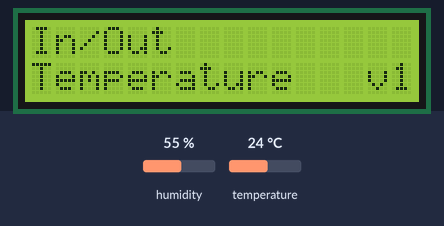
Simulated run of this sketch. Board: Arduino Uno, built with avr-gcc and run on an emulated ATmega328P. Shown: 16×2 character LCD. Inputs (shaded band) come from the test bench; at power-on: humidity 55 %, temperature 24 °C. WiFi joins after 1.5 s; servers stay silent unless stated; uploads are accepted with an empty reply.

Above: at 1.6 s.
At 3.8 s:
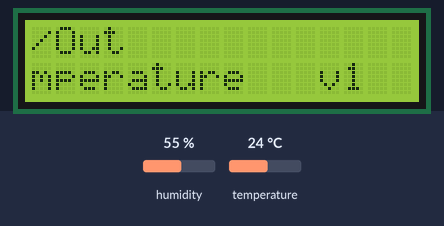
At 6.1 s:
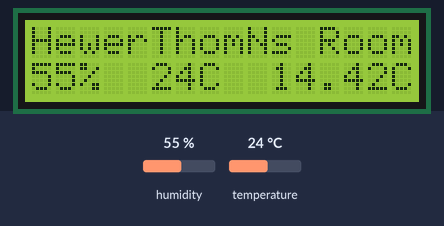
At 8.3 s:
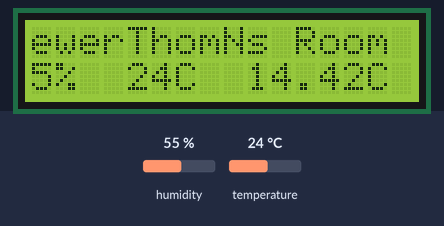
At 10.4 s:
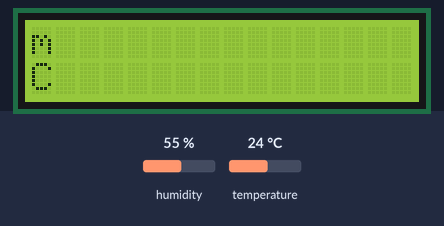
At 15.28 s:
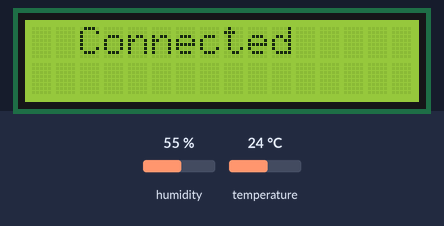

Measured:
- what the display in image 0 shows lasts 2.0 s, from 1.6 s to 3.6 s
- what the display in image 2 shows lasts 2.2 s, from 6.0 s to 8.2 s

The sketch:

InOutTemperature.ino
```cpp
// (licence header left out)
/*
* InOut Temperature
*
* This sketch reads the temperature and humidity from DHT11`s sensor and connects to a website using
* an Arduino Wiznet Ethernet shiel and display content in a LCD display.
*
* Circuit:
*  Ethernet shield attached to pins 10, 11, 12, 13
*  LCD Matrix 16x2 attachedto pins 2, 3, 4, 5, 6, 8
*  Sensor DHT11 attached to pin 9
*/


#include <SPI.h>
#include <Ethernet.h>
#include <LiquidCrystal.h>
#include <dht11.h>

dht11 DHT11;
#define DHT11PIN 9

long updateFrequency = 5 * 60000; // 60000 = 1 minute

int TempLocal       = 0;
int HumidityLocal   = 0;
float DewPointLocal = 0.0;

byte mac[]    = { 0xDE, 0xAD, 0xBE, 0xEF, 0xFE, 0xED };
char server[] = "hewertho.mn";    // name address
// Initialize the Ethernet client library
EthernetClient client;

// Initialize the LCD Matrix
LiquidCrystal lcd(8,6,5,4,3,2);

// Variables for content
char city[16];
char temp[11];
char time[5];

boolean hasStats = false; // until this is true default text will be displed

void setup() {
  lcd.begin(16, 2);
  Ethernet.begin(mac);

  printDefaultText();
}

void loop() {
  showInternalTemperature();
  showExternalTemperature();
}

void showInternalTemperature() {
  printLocalName();

  int chk = DHT11.read(DHT11PIN);
  switch(chk) {
    case DHTLIB_OK:
      printHumidityLocal();
      printTemperatureLocal();
      printDewPointLocal();
      break;

   case DHTLIB_ERROR_CHECKSUM:
     printChecksumError();
     break;

   case DHTLIB_ERROR_TIMEOUT:
     printTimeoutError();
     break;

   default:
     printUnknownError();
     break;
   }

   delay(2222);

   scrollText();
}

void printLocalName() {
 lcd.clear();
 lcd.home();
 lcd.println("HewerThomNs Room");
}

void printHumidityLocal() {
   HumidityLocal = (int) DHT11.humidity;

   lcd.setCursor(0, 2);
   lcd.print(HumidityLocal);
   lcd.print("%  ");
 }

 void printTemperatureLocal() {
   TempLocal = (int) DHT11.temperature;

   lcd.setCursor(5,2);
   lcd.print(TempLocal);
   lcd.print("C ");
 }

 void printDewPointLocal() {
  DewPointLocal = dewPoint(TempLocal, HumidityLocal);

  lcd.setCursor(10,2);
  lcd.print(DewPointLocal);
  lcd.print("C");
 }

 void printChecksumError() {
    lcd.setCursor(0,2);
    lcd.println("#Checksum Error");
 }

 void printTimeoutError() {
    lcd.setCursor(0,2);
    lcd.println("#Timeout Error");
 }

 void printUnknownError() {
   lcd.setCursor(0, 2);
   lcd.println("#Unknown Error");
 }

 // dewPoint function NOAA
// reference: http://wahiduddin.net/calc/density_algorithms.htm
double dewPoint(double celsius, double humidity)
{
        double RATIO = 373.15 / (273.15 + celsius);  // RATIO was originally named A0, possibly confusing in Arduino context
        double SUM = -7.90298 * (RATIO - 1);
        SUM += 5.02808 * log10(RATIO);
        SUM += -1.3816e-7 * (pow(10, (11.344 * (1 - 1/RATIO ))) - 1) ;
        SUM += 8.1328e-3 * (pow(10, (-3.49149 * (RATIO - 1))) - 1) ;
        SUM += log10(1013.246);
        double VP = pow(10, SUM - 3) * humidity;
        double T = log(VP/0.61078);   // temp var
        return (241.88 * T) / (17.558 - T);
}

void showExternalTemperature() {
  updateInformation();

  if(hasStats) {
    printTemperature();
  } else {
    printDefaultText();
  }

  delay(updateFrequency);

  scrollText();
}

/**
 *  Update the status
 */
void updateInformation() {
  lcd.println("Connecting...   ");

  if(client.connect(server, 80)) {
    lcd.println("Connected       ");
    sendRequest(client);
  } else {
    lcd.println("Connection failed");
    return;
  }

  extractData(client);
  client.stop();
}

/**
* Send the request to server
*/
void sendRequest(EthernetClient client) {
  // Make a HTTP request:
  client.print("GET /api/duino/inout.php?T=");
  client.print(TempLocal);
  client.print("&H=");
  client.print(HumidityLocal);
  client.print("&D=");
  client.print(DewPointLocal);
  client.println(" HTTP/1.1");
  client.println("Host: hewertho.mn");
  client.println("User-Agent: hewerthomn-Arduino");
  client.println("Connection: close");
  client.println();
}

/**
 * Extract the data and set the variables
 */
 void extractData(EthernetClient client) {
   char currentValue[16];
   boolean dataFlag = false; // True if data has started
   boolean endFlag = false; // True if data is reached
   int j = 0;
   int i = 0;

    while(client.connected() && !endFlag) {
      char c = client.read();
      if(c == '<') {
        dataFlag = true;
        hasStats = true;
      }
      else if(dataFlag && c == '>') { // End of data
        setStatValue(j, currentValue);
        endFlag = true;
      }
      else if(dataFlag && c == '|') { // Next dataset
        setStatValue(j++, currentValue);
        char currentValue[7];
        i=0;
      }
      else if(dataFlag) { // Data
        currentValue[i++] = c;
      }
    }
}

/**
* set a simple stat value depending on the position in the string returned
* @param integer position
* @param string value
*/
void setStatValue(int position, char value[]) {

  switch(position) {
    case 0:
      for(int i=0; i<16; i++) {
        city[i] = value[i];
      }
      break;
    case 1:
      for(int i=0; i<11; i++) {
        temp[i] = value[i];
      }
   break;
   case 2:
      for(int i=0; i<5; i++) {
        time[i] = value[i];
      }
    break;
  }
}

/*
* print the actual temperature
*/
void printTemperature() {
  printCity();
  printTemp();
  printTime();
}

/*
* print the city name
*/
void printCity() {
  lcd.clear();
  lcd.home();
  lcd.println(city);
}
/**
* print the temperature
*/
void printTemp() {
  lcd.setCursor(0,2);
  lcd.print(temp);
}

/*
* print the time
*/
void printTime() {
 lcd.setCursor(11,2);
 lcd.print(time);
}

/**
* Print a default text
*/
void printDefaultText() {
  lcd.home();
  lcd.print("In/Out          ");
  lcd.setCursor(0,1);
  lcd.print("Temperature   v1");

  delay(2000);
  scrollText();
}

void scrollText() {
  for(int positionCounter = 0; positionCounter < 16; positionCounter++) {
    lcd.scrollDisplayLeft();
    delay(150);
  }
  lcd.clear();
  lcd.home();
 }
```
